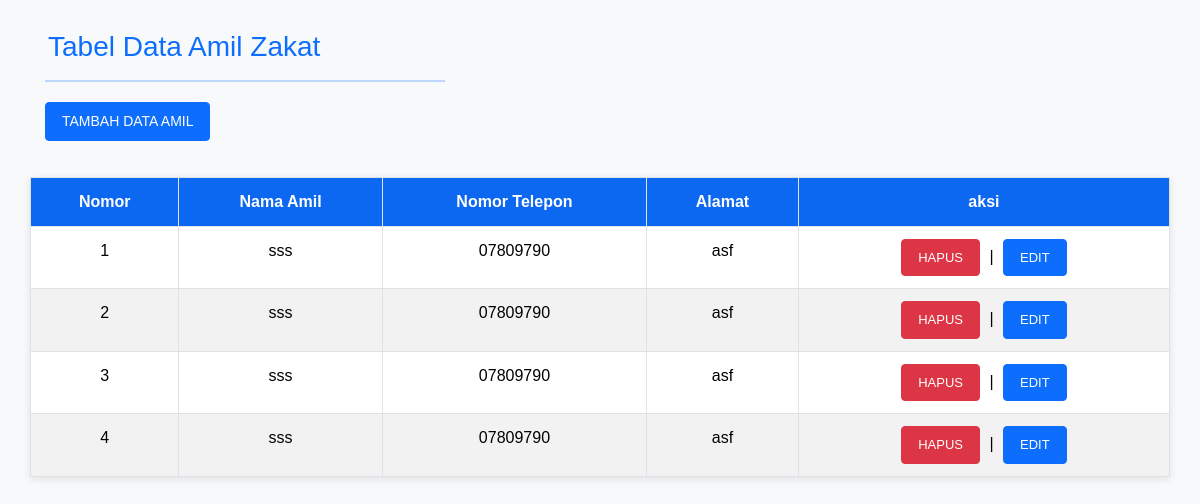
The page /admin/tampil_amil.php on the database its author committed.
### tables this page shows
CREATE TABLE `amilzakat` (
  `id_amil` int(11) NOT NULL,
  `nama_amil` varchar(100) NOT NULL,
  `no_hp` varchar(16) NOT NULL,
  `alamat` varchar(100) NOT NULL
);

### admin/functions.php (called while the page is built, shortened)
<?php
$konek = mysqli_connect("localhost","root","","dbzakat_uts");
function query($query){
    global $konek;
    $result = mysqli_query($konek, $query);
    $rows = [];
    while ( $row = mysqli_fetch_assoc($result) ) {
        $rows[] = $row;
    }
    return $rows;
}
?>

### admin/tampil_amil.php (the view, shortened to what this page needs)
<?php
require 'functions.php';
$ambil = query("SELECT * FROM amilzakat");
?>
<!DOCTYPE html>
<html lang="en">
<head>
    <link href="https://cdn.jsdelivr.net/npm/bootstrap@5.3.3/dist/css/bootstrap.min.css" rel="stylesheet">
    <link rel="stylesheet" href="css/styletampil.css">
</head>
<body>
    <h2 class="ms-5">Tabel Data Amil Zakat</h2>
    <hr align="left" width="400">
    <a class="btn btn-primary mb-3" style="margin-left: 45px;" href="?page=input_amil" role="button">Tambah Data Amil</a>
    <table width="100%" border="0" cellspacing="0" cellpadding="0" class="table table-striped">
        <tr>
            <th class="text-center">Nomor</th>
            <th class="text-center">Nama Amil</th>
            <th class="text-center">Nomor Telepon</th>
            <th class="text-center">Alamat</th>
            <th class="text-center">aksi</th>
        </tr>
        <?php $no=1 ?>
        <?php foreach($ambil as $data):?>
            <tr>
                <td class="text-center"><?= $no ?></td>
                <td class="text-center"><?= $data['nama_amil'];?></td>
                <td class="text-center"><?= $data['no_hp'];?></td>
                <td class="text-center"><?= $data['alamat'];?></td>
                <td class="text-center"><a class="btn btn-danger" href="?page=hapus_amil&id_amil=<?php echo $data['id_amil']; ?>" onclick="return confirm('Yakin Menghapus Data ini?')">Hapus</a> |
            <a class="btn btn-primary" href="?page=edit_amil&id_amil=<?= $data['id_amil'];?>">Edit</a>
        </td>
            </tr>
    <?php $no++ ?>
    <?php endforeach;?>
    </table>
</body>
</html>

### admin/css/styletampil.css (style rules this page uses)
body { font-family: Arial, sans-serif; background-color: #f8f9fa; color: #333; }
h2 { font-size: 28px; color: #0d6efd; margin-left: 45px; margin-bottom: 10px; margin-top: 30px; }
hr { border: 0; border-top: 2px solid #0d6efd; margin-left: 45px; margin-bottom: 20px; }
.btn { font-size: 14px; padding: 8px 16px; text-transform: uppercase; border-radius: 4px; }
.btn-primary { background-color: #0d6efd; border-color: #0d6efd; color: white; }
.btn-danger { background-color: #dc3545; border-color: #dc3545; color: white; }
.table { margin: 20px auto; width: 95%; border: 1px solid #dee2e6; border-collapse: collapse; background-color: white; box-shadow: 0px 2px 8px rgba(0, 0, 0, 0.1); }
.table th, .table td { padding: 12px 15px; text-align: left; border: 1px solid #dee2e6; }
.table th { background-color: #0d6efd; color: white; font-weight: bold; }
.table-striped tbody tr:nth-of-type(odd) { background-color: #f2f2f2; }
.table tbody td:last-child { text-align: center; }
.table tbody td a { margin: 0 5px; text-decoration: none; font-size: 13px; }

### rows shown on the page
amilzakat: nama_amil "sss", no_hp "07809790", alamat "asf"
amilzakat: nama_amil "sss", no_hp "07809790", alamat "asf"
amilzakat: nama_amil "sss", no_hp "07809790", alamat "asf"
amilzakat: nama_amil "sss", no_hp "07809790", alamat "asf"
